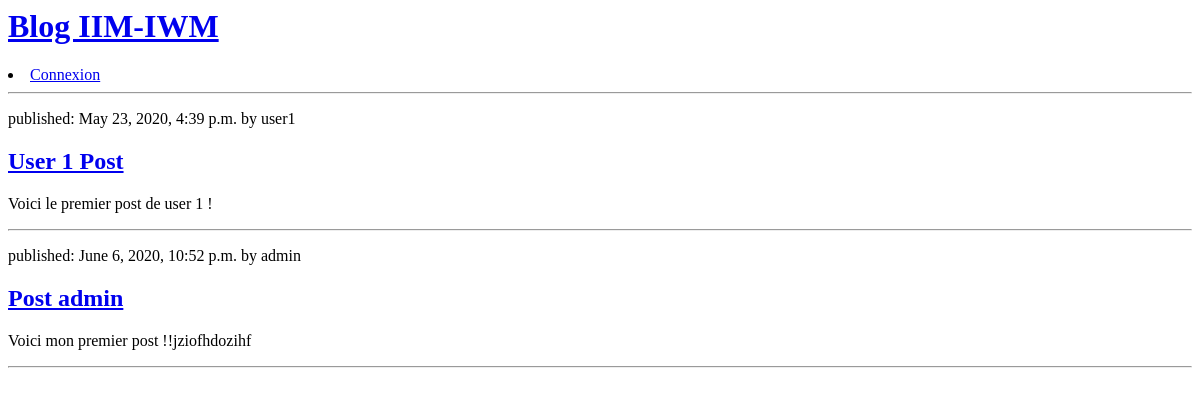
The app's page /post, older data.
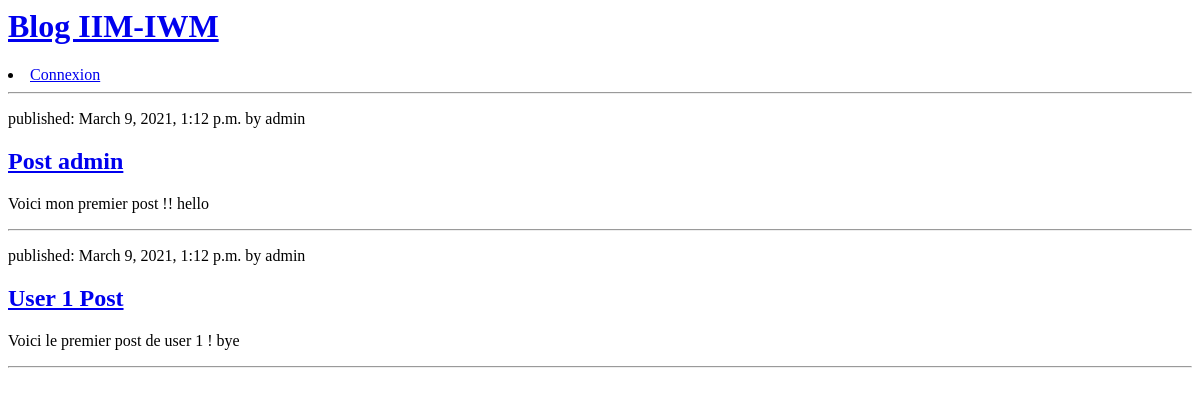
The same page, newer data.
### blog/models.py (models this page shows, shortened)
class Post(models.Model):
    author = models.ForeignKey(settings.AUTH_USER_MODEL, on_delete=models.CASCADE)
    title = models.CharField(max_length=200)
    text = models.TextField()
    created_date = models.DateTimeField(default=timezone.now)
    published_date = models.DateTimeField(blank=True, null=True)

### blog/views.py (the view)
# urls.py: path('post', views.accueil, name='accueil'),
def accueil(request):
    posts = Post.objects.filter(published_date__lte=timezone.now()).order_by('published_date')
    return render(request, 'blog/accueil.html', {'posts': posts})

### blog/templates/blog/accueil.html (shortened to what this page needs)
{% extends 'blog/base.html' %}
{% load static %}
{% block content %}
    {% for post in posts %}
        <div>
            <p>published: {{ post.published_date }} by {{ post.author }} </p>
            <h2><a href="{% url 'post_detail' id=post.pk %}">{{ post.title }}</a></h2>
            <p>{{ post.text }}</p>
            <hr>
        </div>
    {% endfor %}
{% endblock %}

### blog/templates/blog/base.html
<div>
    <h1><a href="{% url 'accueil' %}">Blog IIM-IWM</a></h1>
</div>
{% if user.is_authenticated %}
    <li class="nav-item">
        <a class="nav-link" href = "{% url 'about' %}"> About Us </a>
    </li>
    <li class="nav-item">
        <a class="nav-link" href = "{% url 'contact' %}"> Contact </a>
    </li>
    <li class="nav-item">
        <a class="nav-link" href = "{% url 'post_add' %}"> Ajouter Post </a>
    </li>
    <li class="nav-item">
        <a class="nav-link" href = "{% url 'logout' %}"> déconnexion </a>
    </li>
    <br>
    Utilisateur connecté : {{ user.username }}
{% else %}
    <li class="nav-item">
        <a class="nav-link" href = "{% url 'login' %}"> Connexion </a>
    </li>
{% endif %}
<hr>
{% block content %}
{% endblock %}

Row changes from the older to the newer data that the page shows:
changed Post "Post admin": published_date "June 6, 2020, 10:52 p.m." → "March 9, 2021, 1:12 p.m."; text "Voici mon premier post !!jziofhdozihf" → "Voici mon premier post !! hello"; moves up the list
changed Post "User 1 Post": published_date "May 23, 2020, 4:39 p.m." → "March 9, 2021, 1:12 p.m."; author "user1" → "admin"; text "Voici le premier post de user 1 !" → "Voici le premier post de user 1 ! bye"
